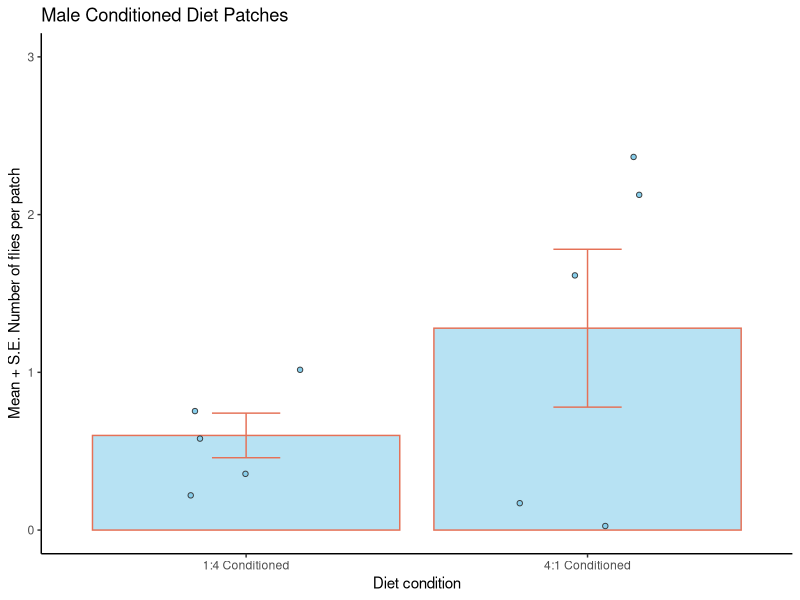

Generate this figure with R:
#### INSTALL PACKAGES 
library(tidyverse)
library(readxl)


## Import Data
conditioned_diets <- read_excel("data/male_conditioning.xlsx")

## Making the data long 
male_conditioned_diets_long <- conditioned_diets %>% 
  pivot_longer(cols = ("4:1 Conditioned":"1:4 Conditioned"), names_to = "diet", values_to = "fly_numbers")

## Summarising the data; mean, sd, se
male_conditioned_diets_summary <- male_conditioned_diets_long  %>%  
  group_by(diet) %>% 
  summarise(mean = mean(fly_numbers),
            sd = sd(fly_numbers),
            n = n(),
            se = sd/sqrt(n))

## Visualising the data
# creating a boxplot with the data that has been summarised
conditioned_diets_plot <- male_conditioned_diets_summary %>% 
  ggplot(aes(x = diet, y = mean))+
  geom_bar(stat = "identity",
           fill = "skyblue",
           colour = "#E57157",
           alpha = 0.6)+
  geom_errorbar(aes(ymin = mean-se, ymax = mean+se), 
                colour = "#E57157",
                width = 0.2)+
  geom_jitter(data = male_conditioned_diets_long,
              aes(x = diet,
                  y = fly_numbers),
              fill = "skyblue",
              colour = "#3a3c3d",
              width = 0.2,
              shape = 21)+
  ylim(0.0, 3.0)+
  labs(x = "Diet condition",
       y = "Mean + S.E. Number of flies per patch",
       title = "Male Conditioned Diet Patches")+
  theme_classic() 



## Saving the plot to a plots file
ggsave("plots/male_conditioned_diets_plot.png", dpi=300)
